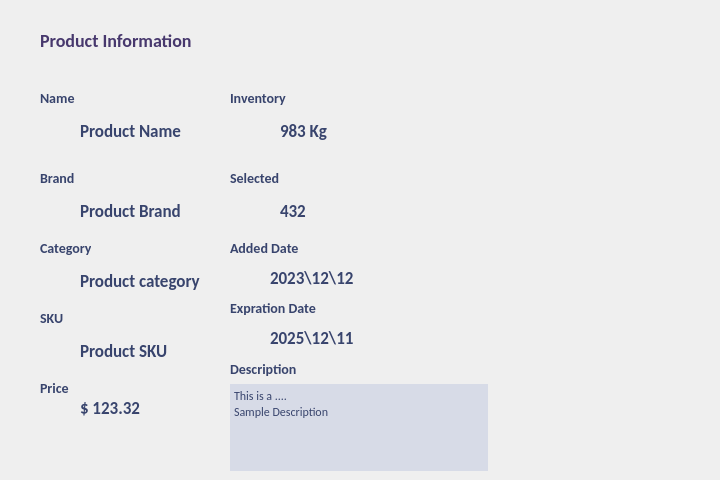
<?xml version="1.0" encoding="UTF-8"?>
<ui version="4.0">
 <class>product_information_window</class>
 <widget class="QDialog" name="product_information_window">
  <property name="geometry">
   <rect>
    <x>0</x>
    <y>0</y>
    <width>720</width>
    <height>480</height>
   </rect>
  </property>
  <property name="windowTitle">
   <string>Dialog</string>
  </property>
  <property name="styleSheet">
   <string notr="true">#product_information_window {
	background-image : url(:/Images/ProductInformationWindow.png);
}</string>
  </property>
  <widget class="QLabel" name="Lb_exDate">
   <property name="geometry">
    <rect>
     <x>270</x>
     <y>330</y>
     <width>101</width>
     <height>16</height>
    </rect>
   </property>
   <property name="styleSheet">
    <string notr="true">font-family: Calibri;
font-size: 17px;
color: #38446d;
font-weight: bold;
text-transform: none;</string>
   </property>
   <property name="text">
    <string>2025\12\11</string>
   </property>
  </widget>
  <widget class="QLabel" name="label_20">
   <property name="geometry">
    <rect>
     <x>230</x>
     <y>300</y>
     <width>101</width>
     <height>16</height>
    </rect>
   </property>
   <property name="styleSheet">
    <string notr="true">font-family: Calibri;
font-size: 14px;
color: #38446d;
font-weight: bold;
text-transform: none;</string>
   </property>
   <property name="text">
    <string>Expration Date</string>
   </property>
  </widget>
  <widget class="QLabel" name="label_7">
   <property name="geometry">
    <rect>
     <x>40</x>
     <y>310</y>
     <width>51</width>
     <height>16</height>
    </rect>
   </property>
   <property name="styleSheet">
    <string notr="true">font-family: Calibri;
font-size: 14px;
color: #38446d;
font-weight: bold;
text-transform: none;</string>
   </property>
   <property name="text">
    <string>SKU</string>
   </property>
  </widget>
  <widget class="QLabel" name="label_9">
   <property name="geometry">
    <rect>
     <x>40</x>
     <y>380</y>
     <width>51</width>
     <height>16</height>
    </rect>
   </property>
   <property name="styleSheet">
    <string notr="true">font-family: Calibri;
font-size: 14px;
color: #38446d;
font-weight: bold;
text-transform: none;</string>
   </property>
   <property name="text">
    <string>Price</string>
   </property>
  </widget>
  <widget class="QLabel" name="LB_inventory">
   <property name="geometry">
    <rect>
     <x>280</x>
     <y>120</y>
     <width>181</width>
     <height>21</height>
    </rect>
   </property>
   <property name="styleSheet">
    <string notr="true">font-family: Calibri;
font-size: 17px;
color: #38446d;
font-weight: bold;
text-transform: none;</string>
   </property>
   <property name="text">
    <string>983 Kg</string>
   </property>
  </widget>
  <widget class="QLabel" name="label_3">
   <property name="geometry">
    <rect>
     <x>40</x>
     <y>170</y>
     <width>51</width>
     <height>16</height>
    </rect>
   </property>
   <property name="styleSheet">
    <string notr="true">font-family: Calibri;
font-size: 14px;
color: #38446d;
font-weight: bold;
text-transform: none;</string>
   </property>
   <property name="text">
    <string>Brand</string>
   </property>
  </widget>
  <widget class="QLabel" name="LB_name">
   <property name="geometry">
    <rect>
     <x>80</x>
     <y>120</y>
     <width>161</width>
     <height>21</height>
    </rect>
   </property>
   <property name="styleSheet">
    <string notr="true">font-family: Calibri;
font-size: 17px;
color: #38446d;
font-weight: bold;
text-transform: none;</string>
   </property>
   <property name="text">
    <string>Product Name</string>
   </property>
  </widget>
  <widget class="QLabel" name="LB_brand">
   <property name="geometry">
    <rect>
     <x>80</x>
     <y>200</y>
     <width>171</width>
     <height>21</height>
    </rect>
   </property>
   <property name="styleSheet">
    <string notr="true">font-family: Calibri;
font-size: 17px;
color: #38446d;
font-weight: bold;
text-transform: none;</string>
   </property>
   <property name="text">
    <string>Product Brand</string>
   </property>
  </widget>
  <widget class="QLabel" name="LB_selected">
   <property name="geometry">
    <rect>
     <x>280</x>
     <y>200</y>
     <width>171</width>
     <height>21</height>
    </rect>
   </property>
   <property name="styleSheet">
    <string notr="true">font-family: Calibri;
font-size: 17px;
color: #38446d;
font-weight: bold;
text-transform: none;</string>
   </property>
   <property name="text">
    <string>432</string>
   </property>
  </widget>
  <widget class="QLabel" name="label_18">
   <property name="geometry">
    <rect>
     <x>230</x>
     <y>240</y>
     <width>101</width>
     <height>16</height>
    </rect>
   </property>
   <property name="styleSheet">
    <string notr="true">font-family: Calibri;
font-size: 14px;
color: #38446d;
font-weight: bold;
text-transform: none;</string>
   </property>
   <property name="text">
    <string>Added Date</string>
   </property>
  </widget>
  <widget class="QLabel" name="label">
   <property name="geometry">
    <rect>
     <x>40</x>
     <y>90</y>
     <width>51</width>
     <height>16</height>
    </rect>
   </property>
   <property name="styleSheet">
    <string notr="true">font-family: Calibri;
font-size: 14px;
color: #38446d;
font-weight: bold;
text-transform: none;</string>
   </property>
   <property name="text">
    <string>Name</string>
   </property>
  </widget>
  <widget class="QLabel" name="LB_price">
   <property name="geometry">
    <rect>
     <x>80</x>
     <y>400</y>
     <width>141</width>
     <height>16</height>
    </rect>
   </property>
   <property name="styleSheet">
    <string notr="true">font-family: Calibri;
font-size: 17px;
color: #38446d;
font-weight: bold;
text-transform: none;</string>
   </property>
   <property name="text">
    <string>$ 123.32</string>
   </property>
  </widget>
  <widget class="QWidget" name="layoutWidget">
   <property name="geometry">
    <rect>
     <x>230</x>
     <y>360</y>
     <width>258</width>
     <height>111</height>
    </rect>
   </property>
   <layout class="QVBoxLayout" name="verticalLayout">
    <item>
     <widget class="QLabel" name="label_22">
      <property name="styleSheet">
       <string notr="true">font-family: Calibri;
font-size: 14px;
color: #38446d;
font-weight: bold;
text-transform: none;</string>
      </property>
      <property name="text">
       <string>Description</string>
      </property>
     </widget>
    </item>
    <item>
     <widget class="QTextBrowser" name="descriptionTextBrowser">
      <property name="styleSheet">
       <string notr="true">border : none;
font-family: Calibri;
font-size: 12px;
color: #38446d;
background-color : #D7DBE7;</string>
      </property>
      <property name="html">
       <string>&lt;!DOCTYPE HTML PUBLIC &quot;-//W3C//DTD HTML 4.0//EN&quot; &quot;http://www.w3.org/TR/REC-html40/strict.dtd&quot;&gt;
&lt;html&gt;&lt;head&gt;&lt;meta name=&quot;qrichtext&quot; content=&quot;1&quot; /&gt;&lt;meta charset=&quot;utf-8&quot; /&gt;&lt;style type=&quot;text/css&quot;&gt;
p, li { white-space: pre-wrap; }
hr { height: 1px; border-width: 0; }
li.unchecked::marker { content: &quot;\2610&quot;; }
li.checked::marker { content: &quot;\2612&quot;; }
&lt;/style&gt;&lt;/head&gt;&lt;body style=&quot; font-family:'Calibri'; font-size:12px; font-weight:400; font-style:normal;&quot;&gt;
&lt;p style=&quot; margin-top:0px; margin-bottom:0px; margin-left:0px; margin-right:0px; -qt-block-indent:0; text-indent:0px;&quot;&gt;&lt;span style=&quot; font-family:'Segoe UI'; font-size:9pt;&quot;&gt;This is a ....&lt;/span&gt;&lt;/p&gt;
&lt;p style=&quot; margin-top:0px; margin-bottom:0px; margin-left:0px; margin-right:0px; -qt-block-indent:0; text-indent:0px;&quot;&gt;&lt;span style=&quot; font-family:'Segoe UI'; font-size:9pt;&quot;&gt;Sample Description&lt;/span&gt;&lt;/p&gt;&lt;/body&gt;&lt;/html&gt;</string>
      </property>
     </widget>
    </item>
   </layout>
  </widget>
  <widget class="QLabel" name="label_5">
   <property name="geometry">
    <rect>
     <x>40</x>
     <y>240</y>
     <width>51</width>
     <height>16</height>
    </rect>
   </property>
   <property name="styleSheet">
    <string notr="true">font-family: Calibri;
font-size: 14px;
color: #38446d;
font-weight: bold;
text-transform: none;</string>
   </property>
   <property name="text">
    <string>Category</string>
   </property>
  </widget>
  <widget class="QLabel" name="LB_addDate">
   <property name="geometry">
    <rect>
     <x>270</x>
     <y>270</y>
     <width>101</width>
     <height>16</height>
    </rect>
   </property>
   <property name="styleSheet">
    <string notr="true">font-family: Calibri;
font-size: 17px;
color: #38446d;
font-weight: bold;
text-transform: none;</string>
   </property>
   <property name="text">
    <string>2023\12\12</string>
   </property>
  </widget>
  <widget class="QLabel" name="label_15">
   <property name="geometry">
    <rect>
     <x>40</x>
     <y>20</y>
     <width>211</width>
     <height>41</height>
    </rect>
   </property>
   <property name="styleSheet">
    <string notr="true">font-family: Calibri;
font-size: 18px;
color: #47386d;
font-weight: bold;
text-transform: none;</string>
   </property>
   <property name="text">
    <string>Product Information</string>
   </property>
  </widget>
  <widget class="QLabel" name="LB_category">
   <property name="geometry">
    <rect>
     <x>80</x>
     <y>270</y>
     <width>161</width>
     <height>21</height>
    </rect>
   </property>
   <property name="styleSheet">
    <string notr="true">font-family: Calibri;
font-size: 17px;
color: #38446d;
font-weight: bold;
text-transform: none;</string>
   </property>
   <property name="text">
    <string>Product category</string>
   </property>
  </widget>
  <widget class="QLabel" name="LB_sku">
   <property name="geometry">
    <rect>
     <x>80</x>
     <y>340</y>
     <width>151</width>
     <height>21</height>
    </rect>
   </property>
   <property name="styleSheet">
    <string notr="true">font-family: Calibri;
font-size: 17px;
color: #38446d;
font-weight: bold;
text-transform: none;</string>
   </property>
   <property name="text">
    <string>Product SKU</string>
   </property>
  </widget>
  <widget class="QLabel" name="LB_inventoryLabel">
   <property name="geometry">
    <rect>
     <x>230</x>
     <y>90</y>
     <width>91</width>
     <height>16</height>
    </rect>
   </property>
   <property name="styleSheet">
    <string notr="true">font-family: Calibri;
font-size: 14px;
color: #38446d;
font-weight: bold;
text-transform: none;</string>
   </property>
   <property name="text">
    <string>Inventory</string>
   </property>
  </widget>
  <widget class="QLabel" name="LB_selectedLabel">
   <property name="geometry">
    <rect>
     <x>230</x>
     <y>170</y>
     <width>101</width>
     <height>16</height>
    </rect>
   </property>
   <property name="styleSheet">
    <string notr="true">font-family: Calibri;
font-size: 14px;
color: #38446d;
font-weight: bold;
text-transform: none;</string>
   </property>
   <property name="text">
    <string>Selected</string>
   </property>
  </widget>
 </widget>
 <resources/>
 <connections/>
</ui>
